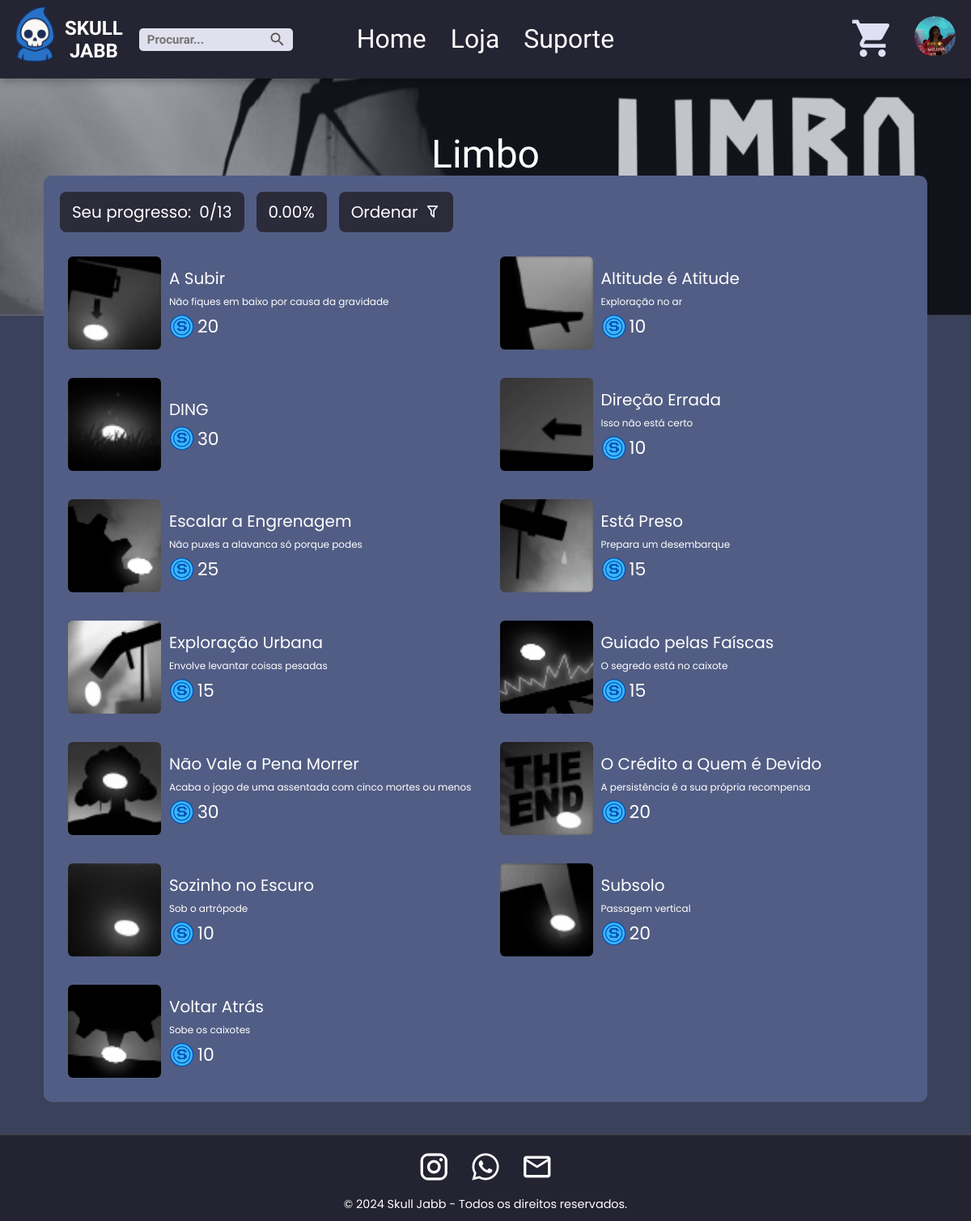
Screenshot of /Telas/Conquistas/conquistas.php?id=15 (signed in) with the database file from the repository.
### tables this page shows
CREATE TABLE `cliente` (
  `ID_cliente` int(11) NOT NULL,
  `email` varchar(70) NOT NULL,
  `CPF` varchar(14) NOT NULL,
  `nome` varchar(70) NOT NULL,
  `senha` varchar(255) NOT NULL,
  `pontos` int(11) NOT NULL DEFAULT 50,
  `usuario` varchar(70) NOT NULL,
  `foto` varchar(255) NOT NULL DEFAULT '../../Img/Perfis/none.png',
  `moldura` varchar(255) NOT NULL,
  `ultimo_resgate` date DEFAULT NULL
);

CREATE TABLE `jogo` (
  `ID_jogo` int(11) NOT NULL,
  `nome` varchar(100) NOT NULL,
  `preco` decimal(10,2) NOT NULL,
  `desconto` decimal(5,2) DEFAULT 0.00,
  `Img` varchar(255) DEFAULT NULL,
  `banner` varchar(255) DEFAULT NULL
);

CREATE TABLE `conquista` (
  `ID_conq` int(11) NOT NULL,
  `ID_jogo` int(11) NOT NULL,
  `nome` varchar(100) NOT NULL,
  `descricao` varchar(255) DEFAULT NULL,
  `pontos` int(11) DEFAULT 0,
  `img` varchar(255) DEFAULT NULL
);

### Telas/Perfil/ClasseModelagemPerfil.php (called while the page is built, shortened)
<?php
class Perfil {
    public static function buscarPorId($id) {
        $id = (int)$id;
        $conn = Conexao::getConexao();
        $sql = "SELECT ID_cliente, nome, email, pontos, usuario, foto, moldura
                FROM cliente
                WHERE ID_cliente = ? LIMIT 1";
        try {
            if ($conn instanceof PDO) {
                $stmt = $conn->prepare($sql);
                $stmt->execute([$id]);
                $dados = $stmt->fetch(PDO::FETCH_ASSOC);
            } else {
                $stmt = $conn->prepare($sql);
                $stmt->bind_param("i", $id);
                $stmt->execute();
                $res = $stmt->get_result();
                $dados = $res && $res->num_rows ? $res->fetch_assoc() : null;
            }
            if ($dados) {
                $perfil = new Perfil();
                $perfil->ID_cliente = (int)$dados['ID_cliente'];
                $perfil->id = $perfil->ID_cliente;
                $perfil->nome = $dados['nome'] ?? '';
                $perfil->email = $dados['email'] ?? '';
                $perfil->pontos = isset($dados['pontos']) ? (int)$dados['pontos'] : 0;
                $perfil->usuario = $dados['usuario'] ?? '';
                $perfil->foto = $dados['foto'] ?? null;
                $perfil->moldura = $dados['moldura'] ?? '';
                return $perfil;
            }
            return null;
        } catch (Exception $e) {
            error_log("Perfil::buscarPorId erro: " . $e->getMessage());
            return null;
        }
    }
}

### Telas/Conquistas/classemodelagemconquistas.php (called while the page is built, shortened)
<?php
class Conquista {
    public static function buscarBanner($idJogo) {
        $conn = Conexao::getConexao();
        $sql = "SELECT banner, nome FROM jogo WHERE ID_jogo = ?";
        $stmt = $conn->prepare($sql);
        $stmt->bind_param("i", $idJogo);
        $stmt->execute();
        $resultado = $stmt->get_result()->fetch_assoc();
        if ($resultado) {
            return [
                "banner" => $resultado["banner"],
                "nome_jogo" => $resultado["nome"]
            ];
        }
        return null;
    }
    public static function listarPorJogo($idJogo, $ordem) {
        $conn = Conexao::getConexao();
        switch ($ordem) {
            case "az":
            default:
                $orderBy = "ORDER BY nome ASC";
                break;
        }
        $sql = "SELECT * FROM conquista WHERE ID_jogo = ? $orderBy";
        $stmt = $conn->prepare($sql);
        $stmt->bind_param("i", $idJogo);
        $stmt->execute();
        return $stmt->get_result()->fetch_all(MYSQLI_ASSOC);
    }
}
?>

### Telas/Conquistas/conquistas.php (the view, shortened to what this page needs)
<?php
require_once "../Perfil/ClasseModelagemPerfil.php";
require_once "classemodelagemconquistas.php";
$perfil = Perfil::buscarPorId($_SESSION['usuario_id']);
$idJogo = isset($_GET['id']) ? intval($_GET['id']) : 0;
$dadosJogo = Conquista::buscarBanner($idJogo);
$ordem = isset($_GET['ordem']) ? $_GET['ordem'] : "az";
$conquistas = Conquista::listarPorJogo($idJogo, $ordem);
$total = count($conquistas);
$feitas = 0;
$porcentagem = $total > 0 ? number_format(($feitas / $total) * 100, 2) : 0;
?>
<!DOCTYPE html>
<html lang="pt-br">
<head>
    <link rel="stylesheet" href="Conquistas.css">
    <link rel="stylesheet" href="https://cdn.jsdelivr.net/npm/@mdi/font/css/materialdesignicons.min.css">
</head>
<body>
<div class="content">
    <header class="navbar">
        <div class="left-side">
            <div class="logo">
                <a href="../Home/Home.php"><img src="../../Img/Elementos/Logo SJ.png" alt="Logo Skull Jabb"></a>
                <a class="lin" href="#"><span>SKULL<br>JABB</span></a>
            </div>
            <div class="search">
                <input type="text" placeholder="Procurar...">
                <a href="#"><i class="mdi mdi-magnify search-icon"></i></a>
            </div>
        </div>
        <nav class="nav-links">
            <a href="../Home/Home.php">Home</a>
            <a href="../Loja/Loja.php">Loja</a>
            <a href="../Suporte/Suporte.php">Suporte</a>
        </nav>
        <div class="icons">
            <a href="../Carrinho/Carrinho.php"><i class="mdi mdi-cart icone"></i></a>
            <div class="profile">
                <a href="../Perfil/Perfil.php">
                    <img src="<?= $perfil->foto ? $perfil->foto : '../../Img/Elementos/user.png' ?>" alt="Perfil">
                </a>
            </div>
        </div>
    </header>
</div>
<div class="banner">
    <h1 class="titulo-jogo"><?= $dadosJogo['nome_jogo'] ?></h1>
</div>
<main class="conquistas-container">
    <div class="status-bar">
        <div class="caixa">Seu progresso: <span><?= $feitas ?>/<?= $total ?></span></div>
        <div class="caixa"><?= $porcentagem ?>%</div>
<div class="filtro-container">
    <button type="button" class="botao-filtro" id="btnFiltro">
        Ordenar <i class="mdi mdi-filter-outline"></i>
    </button>
</div>
    </div>
    <div class="cards">
        <?php foreach ($conquistas as $c): ?>
        <div class="card">
            <img src="<?= $c['img'] ?>" alt="<?= $c['nome'] ?>">
            <div class="info">
                <h2><?= htmlspecialchars($c["nome"]) ?></h2>
                <p><?= $c['descricao'] ?></p>
                <span class="preco">
                    <img src="../../Img/Elementos/SJ.png" alt="Moedas SJ">
                    <?= $c['pontos'] ?>
                </span>
            </div>
        </div>
        <?php endforeach; ?>
    </div>
</main>
<footer>
    <div class="social-icons">
        <a href="https://www.instagram.com/skulljabb/" target="_blank"><i class="mdi mdi2 mdi-instagram icone"></i></a>
        <a href="#"><i class="mdi mdi2 mdi-whatsapp icone"></i></a>
        <a href="mailto:SkullJabb@gmail.com" target="_blank"><i class="mdi mdi2 mdi-email-outline"></i></a>
    </div>
    <p>© 2024 Skull Jabb - Todos os direitos reservados.</p>
</footer>
</body>
</html>

### Telas/Conquistas/Conquistas.css (style rules this page uses)
* { margin: 0; padding: 0; box-sizing: border-box; font-family: 'Poppins', sans-serif; }
html, body { height: 100%; }
body { background-color: #3A415A; display: flex; flex-direction: column; }
.content { flex: 1; }
.navbar { background-color: #242432; color: white; display: flex; align-items: center; justify-content: space-between; box-shadow: 0px 4px 10px rgba(0, 0, 0, 0.25); position: relative; z-index: 10; }
.left-side { display: flex; align-items: center; gap: 20px; }
.logo { display: flex; align-items: center; gap: 5px; }
.logo img { height: 90px; width: 90px; }
.logo span { font-weight: bold; color: white; font-size: 24px; font-family: "Orbitron", sans-serif; margin-left: -15px; text-align: center; display: flex; }
.search { position: relative; background-color: #E1E0EE; border-radius: 5px; width: 190px; }
.search input { width: 100%; border: none; outline: none; background: transparent; font-family: "Orbitron", sans-serif; font-weight: bold; color: #6C7489; padding: 5px 30px 5px 10px; font-size: 15px; gap: 15px; box-sizing: border-box; }
.search i { position: absolute; right: 8px; top: 50%; transform: translateY(-50%); color: #555; font-size: 22px; }
.nav-links { position: absolute; left: 50%; transform: translateX(-50%); display: flex; gap: 30px; }
.nav-links a { text-decoration: none; font-size: 32px; font-family: "Orbitron", sans-serif; border-bottom: 2px solid transparent; }
.icons { display: flex; justify-content: flex-start; align-items: center; gap: 20px; }
.icons i { font-size: 55px; color: #e0e0f5; cursor: pointer; }
.profile img { border-radius: 100px; height: 58px; width: 59px; padding: 4px; margin-right: 15px; }
.banner { position: absolute; top: 90px; left: 0; width: 100%; height: 250px; background-size: cover; background-position: center; z-index: 1; }
.conquistas-container { position: relative; z-index: 1; max-width: 100%; margin: 120px auto 40px auto; background-color: #515D84; padding: 20px; border-radius: 10px; }
.titulo-jogo { position: absolute; top: 40%; left: 50%; transform: translate(-50%, -50%); font-size: 48px; font-weight: lighter; font-family: "Orbitron", sans-serif; color: white; padding: 5px 15px; border-radius: 6px; }
.status-bar { display: flex; gap: 15px; margin-bottom: 20px; }
.caixa { background: #2B2B3A; color: white; padding: 10px 15px; border-radius: 8px; font-size: 20px; display: flex; align-items: center; justify-content: center; gap: 10px; }
.filtro-container { position: relative; display: inline-block; }
.botao-filtro { background: #2B2B3A; color: white; border: none; padding: 10px 15px; border-radius: 8px; font-size: 20px; cursor: pointer; display: flex; align-items: center; gap: 8px; transition: all 0.3s ease; }
.cards { display: grid; grid-template-columns: repeat(2, 1fr); gap: 15px; }
.card { display: flex; gap: 10px; background: #515D84; border-radius: 8px; padding: 10px; align-items: center; }
.card img { width: 115px; height: 115px; object-fit: cover; border-radius: 6px; }
.info h2 { font-size: 20px; margin: 0; color: white; display: flex; align-items: center; font-weight: normal; gap: 5px; }
.info p { font-size: 12px; color: white; margin: 5px 0; }
.preco { font-family: 'Poppins', sans-serif; color: #ffffff; display: flex; align-items: center; font-size: 22px; gap: 3px; }
.preco img { height: 32px; width: 32px; }
footer { background-color: #232331; color: white; text-align: center; padding: 10px 0; font-size: 0.9rem; border-top: 1px solid #444; }
footer .social-icons { margin-bottom: 5px; }
footer .social-icons a { color: white; font-size: 40px; margin: 0 10px; text-decoration: none; transition: color 0.3s ease; }
.lin { text-decoration: none; color: white; }
a { color: white; }

### rows the page displays
cliente: foto (picture)
jogo: nome "Limbo"
conquista: img (picture), nome "A Subir", descricao "Não fiques em baixo por causa da gravidade", pontos "20"
conquista: img (picture), nome "Altitude é Atitude", descricao "Exploração no ar", pontos "10"
conquista: img (picture), nome "DING", pontos "30"
conquista: img (picture), nome "Direção Errada", descricao "Isso não está certo", pontos "10"
conquista: img (picture), nome "Escalar a Engrenagem", descricao "Não puxes a alavanca só porque podes", pontos "25"
conquista: img (picture), nome "Está Preso", descricao "Prepara um desembarque", pontos "15"
conquista: img (picture), nome "Exploração Urbana", descricao "Envolve levantar coisas pesadas", pontos "15"
conquista: img (picture), nome "Guiado pelas Faíscas", descricao "O segredo está no caixote", pontos "15"
conquista: img (picture), nome "Não Vale a Pena Morrer", descricao "Acaba o jogo de uma assentada com cinco mortes ou menos", pontos "30"
conquista: img (picture), nome "O Crédito a Quem é Devido", descricao "A persistência é a sua própria recompensa", pontos "20"
conquista: img (picture), nome "Sozinho no Escuro", descricao "Sob o artrópode", pontos "10"
conquista: img (picture), nome "Subsolo", descricao "Passagem vertical", pontos "20"
conquista: img (picture), nome "Voltar Atrás", descricao "Sobe os caixotes", pontos "10"

### other values shown
$feitas "0"
$total "13"
$porcentagem "0.00"
